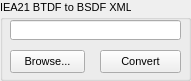
  <widget class="QGroupBox" name="groupBox">
   <property name="geometry">
    <rect>
     <x>20</x>
     <y>320</y>
     <width>191</width>
     <height>81</height>
    </rect>
   </property>
   <property name="font">
    <font>
     <pointsize>8</pointsize>
    </font>
   </property>
   <property name="title">
    <string>IEA21 BTDF to BSDF XML</string>
   </property>
   <widget class="QLineEdit" name="filesDirectory">
    <property name="geometry">
     <rect>
      <x>10</x>
      <y>20</y>
      <width>171</width>
      <height>20</height>
     </rect>
    </property>
    <property name="font">
     <font>
      <pointsize>8</pointsize>
     </font>
    </property>
    <property name="whatsThis">
     <string>Essai</string>
    </property>
   </widget>
   <widget class="QPushButton" name="pushButton_browse">
    <property name="geometry">
     <rect>
      <x>10</x>
      <y>50</y>
      <width>75</width>
      <height>23</height>
     </rect>
    </property>
    <property name="font">
     <font>
      <pointsize>8</pointsize>
     </font>
    </property>
    <property name="text">
     <string>Browse...</string>
    </property>
   </widget>
   <widget class="QPushButton" name="pushButton_convert">
    <property name="geometry">
     <rect>
      <x>100</x>
      <y>50</y>
      <width>81</width>
      <height>23</height>
     </rect>
    </property>
    <property name="font">
     <font>
      <pointsize>8</pointsize>
     </font>
    </property>
    <property name="text">
     <string>Convert</string>
    </property>
   </widget>
  </widget>
